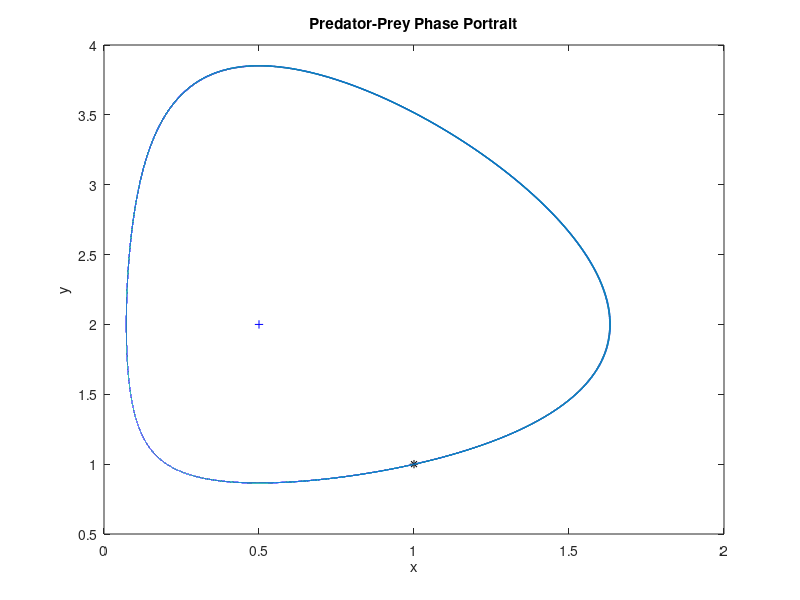
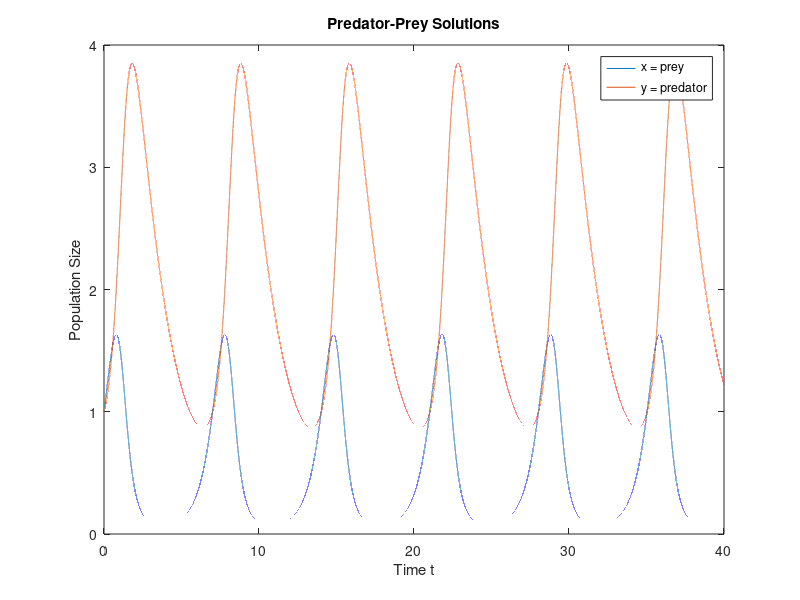

Write the MATLAB code that produced these figures, in order.
% This program plots the phase portrait for a system of differential equations.
% Current use is for the Predator Model
clear all
close all

%%Input
a = 2; b=1; m = 0.5; n = 1;             %parameters

f = @(x,y) (a- b*y)*x;                 %Input RHS of DE
g = @(x,y) (-m + n*x)*y;                %Input RHS of DE

Tfinal = 40;                            %Time interval for solution
xinit = 1;                              %Initial value for x
yinit = 1;                              %Initial value for y
dt = 0.0001;                              %Deltat for solution

%% Solve using Euler's method
x(1) = xinit;                           %Initialize the x and y soln vector
y(1) = yinit;
Nfinal = round(Tfinal/dt);              %Calculate number of points for soln

for k= 1:Nfinal
    x(k+1) = x(k) + f(x(k),y(k))*dt;    %Euler formula for x and y
    y(k+1) = y(k) + g(x(k),y(k))*dt;
end

%% Output results
figure(1)                               %Plot the phase portrait
plot(x(1),y(1),'*k')                    %Plot the initial point
hold on
plot(x,y)                               %Plot the solns
xlabel('x'); ylabel('y')
title('Predator-Prey Phase Portrait')
plot(m/n,a/b,'+b')                      %Plot the equilibrium point

figure(2)                               %Plot solns as a fn of t
t = 0:dt:Tfinal;                        %Create a time vector
plot(t,x)
hold on
plot(t,y)
xlabel('Time t'), ylabel('Population Size')
legend('x = prey','y = predator')
title('Predator-Prey Solutions')
